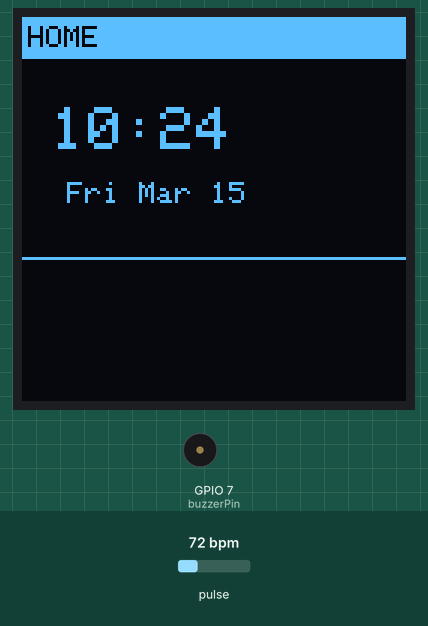
Recording of a sketch running on a simulated ESP32-S3. Shown: 128×128 one-colour display, buzzer (waves = sounding). The inputs (shaded band) are chosen by the test bench; at power-on: pulse 72 bpm. WiFi joins after 1.5 s; servers stay silent unless stated; the local clock reads 2024-03-15 10:24:30 at power-on unless the sketch sets it; what the sketch prints to the serial monitor is not drawn.

Above: at 2.8 s.
2.9 s: pulse set to 130 bpm
At 5.19 s:
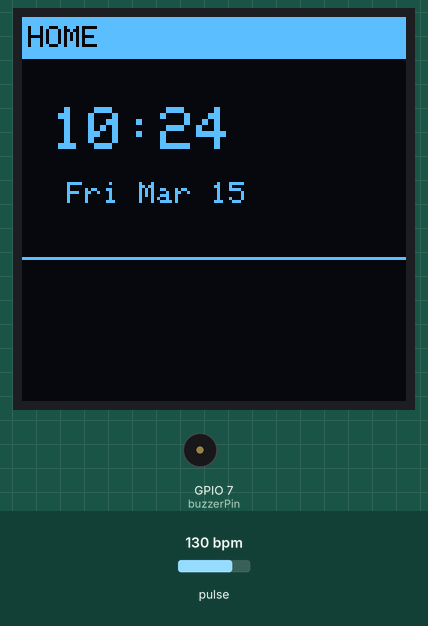
5.9 s: pulse set to 42 bpm
At 7.7 s:
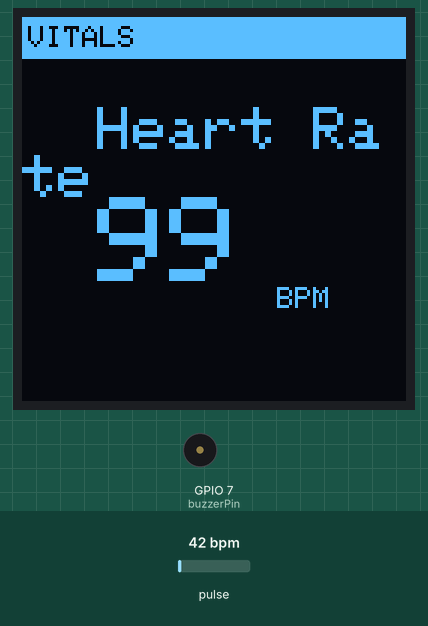
8.9 s: pulse set to 158 bpm
At 12.16 s:
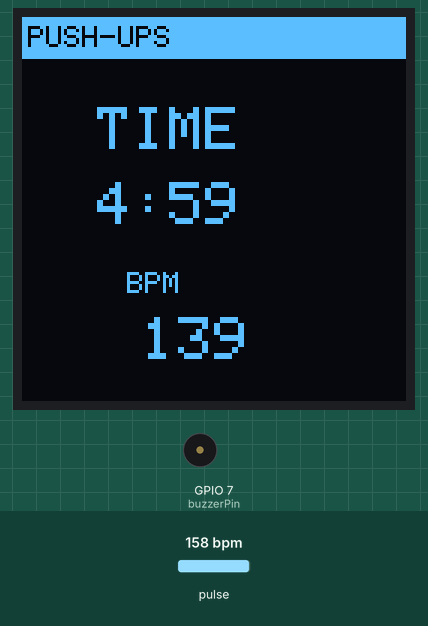
Timing chart, 0 to 19.8 s (numbered marks = the images above; inputs shaded):
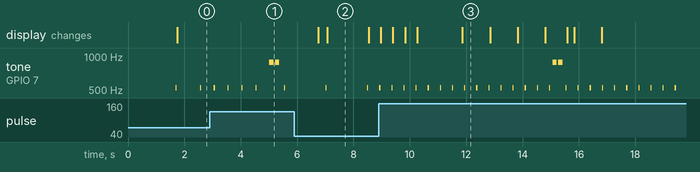

The sketch:

no-pressure.ino
```cpp
// INCLUDED LIBRARIES (No Change)
#include <SPI.h>
#include <Wire.h>
#include <WiFi.h>
#include <Adafruit_GFX.h>
#include <Adafruit_SH110X.h>
#include <Adafruit_Sensor.h>
#include "MAX30105.h"
#include "heartRate.h"

// OLED SETUP (No Change)
#define SCREEN_WIDTH 128
#define SCREEN_HEIGHT 128
Adafruit_SH1107 display = Adafruit_SH1107(SCREEN_WIDTH, SCREEN_HEIGHT, &Wire, -1);

// MAX30102 HEART RATE (No Change)
MAX30105 particleSensor;

const byte RATE_SIZE = 4;
byte rates[RATE_SIZE];
byte rateSpot = 0;
long lastBeat = 0;
float beatsPerMinute;
int BPM = 0;

// BUZZER (No Change)
int buzzerPin = 7;

// SAFE RANGES (MODIFIED: Removed Temp safeties)
#define BPM_LOW  50
#define BPM_HIGH 120

unsigned long lastAlertTime = 0;
unsigned long alertCooldown = 5000;

// WORKOUT SYSTEM (No Change)
enum WorkoutPhase { WORK, COOLDOWN };
WorkoutPhase workoutPhase = WORK;

const char* workouts[] = {"PUSH-UPS", "SIT-UPS", "JUMP JACKS"};
int currentWorkout = 0;

const unsigned long WORK_TIME = 300000;  // 5 min
const unsigned long COOLDOWN_TIME = 300000; // 5 min

unsigned long phaseStartTime = 0;
bool workoutRunning = false;

// SCREENS (No Change)
enum Screen { HOME, VITALS, EXERCISE, SCREEN_COUNT };
Screen currentScreen = HOME;
Screen lastScreen = HOME;


// TIMER LOGIC FOR PANNING MODE (No Change)
unsigned long lastScreenSwitchTime = 0;
const unsigned long SCREEN_DISPLAY_DURATION = 5000; // Display each screen for 5 seconds

// WIFI + TIME (No Change)
const char* ssid  = "OLIN-DEVICES";
const char* password = "BestOval4Engineers!";

// NOTES (No Change)
#define NOTE_C5 523
#define NOTE_A5 880
#define NOTE_C4 262
#define NOTE_E4 330
#define NOTE_G4 392
#define NOTE_C6 1047

// ALERT SOUNDS (MODIFIED: Removed Temp Alert)
void playBPMAlert() {
 tone(buzzerPin, NOTE_A5, 150);
 delay(200);
 tone(buzzerPin, NOTE_A5, 150);
 delay(200);
 noTone(buzzerPin);
}

// void playTempAlert() { // REMOVED
//  tone(buzzerPin, NOTE_C4, 200);
//  delay(250);
//  tone(buzzerPin, NOTE_E4, 200);
//  delay(250);
//  tone(buzzerPin, NOTE_G4, 200);
//  delay(250);
//  tone(buzzerPin, NOTE_C6, 400);
//  delay(400);
//  noTone(buzzerPin);
// }

// HEADER (No Change)
void drawHeader(const char* title) {
 display.fillRect(0, 0, 128, 14, SH110X_WHITE);
 display.setTextColor(SH110X_BLACK);
 display.setCursor(2, 3);
 display.setTextSize(1);
 display.println(title);
 display.setTextColor(SH110X_WHITE);
}

// TEMP AVERAGING FUNCTION (REMOVED)
// float getAveragedTemperature() {
//  // ... function body removed ...
//  return 0.0; // stub to avoid compilation errors if called elsewhere
// }

// HOME SCREEN (No Change)
void drawHome() {
 display.clearDisplay();
 drawHeader("HOME");

 struct tm timeinfo;
 if (getLocalTime(&timeinfo)) {
 char timeStr[8];
 strftime(timeStr, sizeof(timeStr), "%I:%M %p", &timeinfo);
 if (timeStr[0] == '0') for (int i = 0; i < 7; i++) timeStr[i] = timeStr[i + 1];

 display.setCursor(10, 30);
 display.setTextSize(2);
 display.println(timeStr);

 char dateStr[20];
 strftime(dateStr, sizeof(dateStr), "%a %b %d", &timeinfo);

 display.setCursor(15, 55);
 display.setTextSize(1);
 display.println(dateStr);
 }

 display.drawLine(0, 80, 128, 80, SH110X_WHITE);

 display.display();
}

// VITALS SCREEN (MODIFIED: Displays only BPM, centered)
void drawVitals(int bpm) { // Removed float tempC
 display.clearDisplay();
 drawHeader("VITALS");

 // Removed Temp display logic

 display.setTextSize(2);
 display.setCursor(25, 30);
 display.println("Heart Rate");

 display.setTextSize(4);
 display.setCursor(25, 60);
 display.print(bpm);
 display.setTextSize(1);
 display.setCursor(85, 90);
 display.println("BPM");

 display.display();
}

// WORKOUT SCREEN (No Change)
void drawWorkoutScreen(int bpm, bool running) {
 display.clearDisplay();

 // Since there's no button, we assume the workout is running
 // or it will just display the COOLDOWN screen if phases are off.
 // We'll force the workout to start when this screen is active for simplicity.
 if (!running) {
 workoutRunning = true;
 phaseStartTime = millis();
 workoutPhase = WORK; // Ensure it starts on WORK phase
 }

 drawHeader((workoutPhase == WORK) ? workouts[currentWorkout] : "COOLDOWN");

 unsigned long now = millis();
 unsigned long elapsed = now - phaseStartTime;
 unsigned long phaseLength = (workoutPhase == WORK) ? WORK_TIME : COOLDOWN_TIME;
 unsigned long remaining = (phaseLength - elapsed) / 1000;

 int min = remaining / 60;
 int sec = remaining % 60;

 display.setCursor(25, 30);
 display.setTextSize(2);
 display.println("TIME");

 display.setCursor(25, 55);
 display.printf("%d:%02d", min, sec);

 display.setCursor(35, 85);
 display.setTextSize(1);
 display.println("BPM");

 display.setCursor(40, 100);
 display.setTextSize(2);
 display.println(bpm);

 if (elapsed >= phaseLength) {
 phaseStartTime = now;
 workoutPhase = (workoutPhase == WORK) ? COOLDOWN : WORK;
 if (workoutPhase == WORK)
  currentWorkout = (currentWorkout + 1) % 3;
 }

 display.display();
}

// SETUP (No Change)
void setup() {
 Serial.begin(115200);

 display.begin(0x3C, true);
 display.setRotation(0);
 display.clearDisplay();
 display.setTextColor(SH110X_WHITE);
 display.display();

 pinMode(buzzerPin, OUTPUT);

 Serial.println("Connecting to WiFi...");
 WiFi.begin(ssid, password);

 // Added a timeout for connection
 int attempts = 0;
 while (WiFi.status() != WL_CONNECTED && attempts < 30) {
 delay(200);
 attempts++;
 }

 if (WiFi.status() == WL_CONNECTED) {
 Serial.println("Connected to WiFi!");
 configTime(-5 * 3600, 0, "pool.ntp.org", "time.nist.gov");
 } else {
 Serial.println("WiFi connection failed (continuing program).");
 }

 if (!particleSensor.begin(Wire, I2C_SPEED_FAST)) Serial.println("MAX30105 failed! (Continuing program)");
 particleSensor.setup();
 particleSensor.setPulseAmplitudeRed(0x0A);
 particleSensor.setPulseAmplitudeGreen(0);

 lastScreenSwitchTime = millis(); // Initialize the screen timer
}

// LOOP (MODIFIED: Removed Temp logic and calls)
void loop() {
 unsigned long now = millis();

 // --- AUTOMATIC SCREEN SWITCHING ---
 if (now - lastScreenSwitchTime > SCREEN_DISPLAY_DURATION) {
 currentScreen = (Screen)((currentScreen + 1) % SCREEN_COUNT);
 lastScreenSwitchTime = now;
 }

 // --- HEART RATE --- (No Change)
 long irValue = particleSensor.getIR();
 if (irValue > 7000 && checkForBeat(irValue)) {
 long delta = millis() - lastBeat;
 lastBeat = millis();
 beatsPerMinute = 60 / (delta / 1000.0);
 if (beatsPerMinute > 20 && beatsPerMinute < 255) {
  rates[rateSpot++] = (byte)beatsPerMinute;
  rateSpot %= RATE_SIZE;
  BPM = 0;
  for (byte i = 0; i < RATE_SIZE; i++) BPM += rates[i];
  BPM /= RATE_SIZE;
 }
 tone(buzzerPin, NOTE_C5, 40);
 }

 // --- ALERTS ---
 if (now - lastAlertTime > alertCooldown) {
 if (BPM > 0 && (BPM < BPM_LOW || BPM > BPM_HIGH)) playBPMAlert();
 lastAlertTime = now;
 }

 // --- DRAW SCREENS ---
 switch (currentScreen) {
 case HOME: drawHome(); break;
 case VITALS: drawVitals(BPM); break; // Only passing BPM
 case EXERCISE: drawWorkoutScreen(BPM, workoutRunning); break;
 }

 lastScreen = currentScreen;
}
```

Measured:
- after the input at 5.9 s, tone on GPIO 7 (buzzerPin): alternates 523 Hz for 0.04 s and silent for 1.4 s, starting after 1.1 s
- by itself, tone on GPIO 7 (buzzerPin): plays 523 Hz for 0.04 s, 523 Hz for 0.04 s, 523 Hz for 0.04 s, 523 Hz for 0.04 s, 880 Hz for 0.15 s, 880 Hz for 0.15 s … (7 notes in this stretch)
- what the display in image 2 shows lasts 1.4 s, from 7.1 s to 8.5 s
